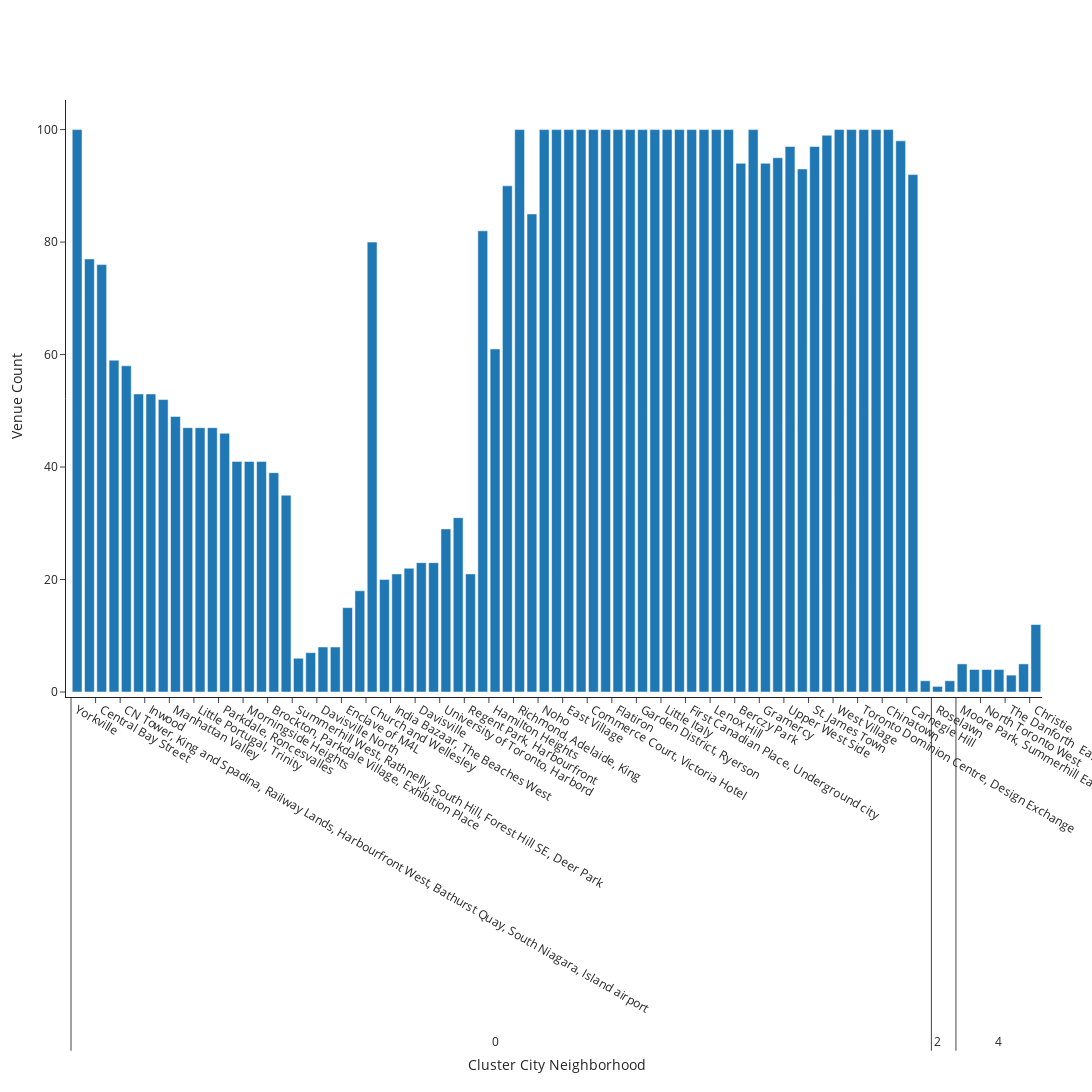

The cell this chart's notebook holds for it:
### Code cell
#check how many venues for each neighborhood
#note limitation on Foursquare venues search roughly 23 venues per neighborhood at times
# current limt to 100 venues per neighborhood
#compare manhattan vs toronto
import plotly.graph_objects as go


fig= go.Figure()
fig.update_layout(
    template="simple_white",
    xaxis=dict(title_text="Cluster City Neighborhood"),
    yaxis=dict(title_text="Venue Count"),
    width=1500,
    height = 1500,
    margin = dict(
        l=50,
        r=50,
        b= 400,
        t=100,
        pad=5
    )
)

colors = ["#2A66DE", "#FFC32B"]
x1 =  venues_qty2['Cluster Labels']
x2 = venues_qty2['Neighborhood']
x = [x1,x2]
y= venues_qty2['Venue qty']


fig.add_bar(x=x, y=y)

#fig.add_bar(x=venues_qty[''])
#fig.update_layout(barmode="relative")


fig.show()

### Figure 1 — Plotly figure (JSON) as saved in the notebook; plotly's stock layout.template omitted (floating-point values rounded to 4 significant figures; data arrays with more than 128 entries replaced by an {"elided": "..."} marker saying what was removed)
{"data": [{"type": "bar", "x": {"elided": "2x79 mixed values"}, "y": [100, 77, 76, 59, 58, 53, 53, 52, 49, 47, 47, 47, 46, 41, 41, 41, 39, 35, 6, 7, 8, 8, 15, 18, 80, 20, 21, 22, 23, 23, 29, 31, 21, 82, 61, 90, 100, 85, 100, 100, 100, 100, 100, 100, 100, 100, 100, 100, 100, 100, 100, 100, 100, 100, 94, 100, 94, 95, 97, 93, 97, 99, 100, 100, 100, 100, 100, 98, 92, 2, 1, 2, 5, 4, 4, 4, 3, 5, 12]}], "layout": {"height": 1500, "margin": {"b": 400, "l": 50, "pad": 5, "r": 50, "t": 100}, "width": 1500, "xaxis": {"title": {"text": "Cluster City Neighborhood"}}, "yaxis": {"title": {"text": "Venue Count"}}}}
